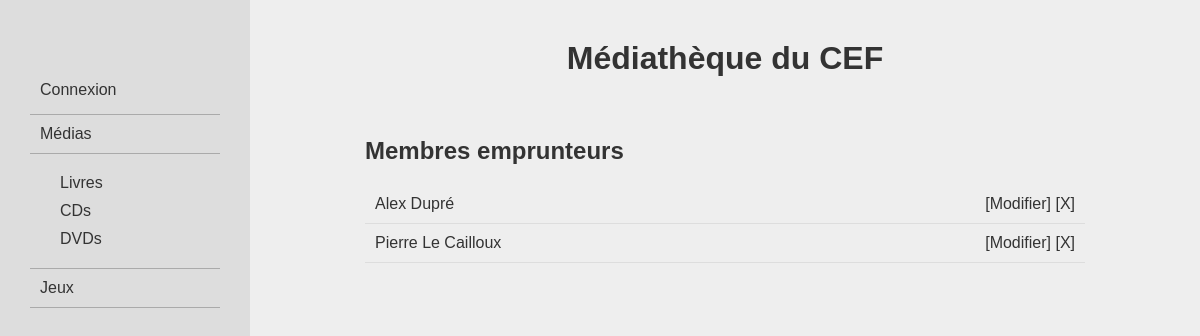
/membres, run on an earlier commit of the app's database.
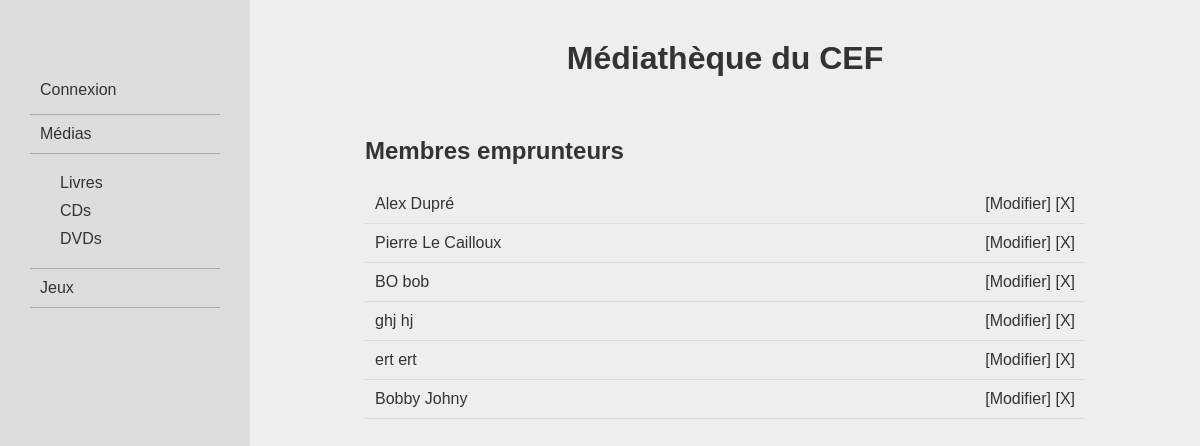
And on a later commit of the database.
### logisticMediatheque/models.py (models this page shows, shortened)
class Membres (models.Model):
    firstname = models.CharField(max_length=100)
    lastname = models.CharField(max_length=100)
    email = models.EmailField()
    canLoan = models.BooleanField(default=True)
    numLoan = models.IntegerField(default=0)

### logisticMediatheque/views/views_membres.py (the view)
# urls.py: path('membres', views_membres.listMembres, name = 'listMembres'),
def listMembres(request):
    return render(request, "logisticMediatheque/lists/listMembres.html", {"membres": Membres.objects.all()})

### logisticMediatheque/templates/logisticMediatheque/lists/listMembres.html
{% extends 'logisticMediatheque/base.html' %}
{% block content %}
    <h2>Membres emprunteurs</h2>
    {% for membre in membres %}
    <div class="item">
        <a href="{% url 'logisticMediatheque:membreDetail' membre.id %}">{{membre.firstname}} {{membre.lastname}}</a>
        <div class="itemActions">
            <a href="{% url 'logisticMediatheque:updateMembre' membre.id %}">[Modifier]</a>
            <a href="{% url 'logisticMediatheque:removeMembre' membre.id %}">[X]</a>
        </div>
    </div>
    {% endfor %}
{% endblock content %}

What changed in the data, as far as the page shows it:
added Membres: firstname "BO", lastname "bob"
added Membres: firstname "ghj", lastname "hj"
added Membres: firstname "ert", lastname "ert"
added Membres: firstname "Bobby", lastname "Johny"
